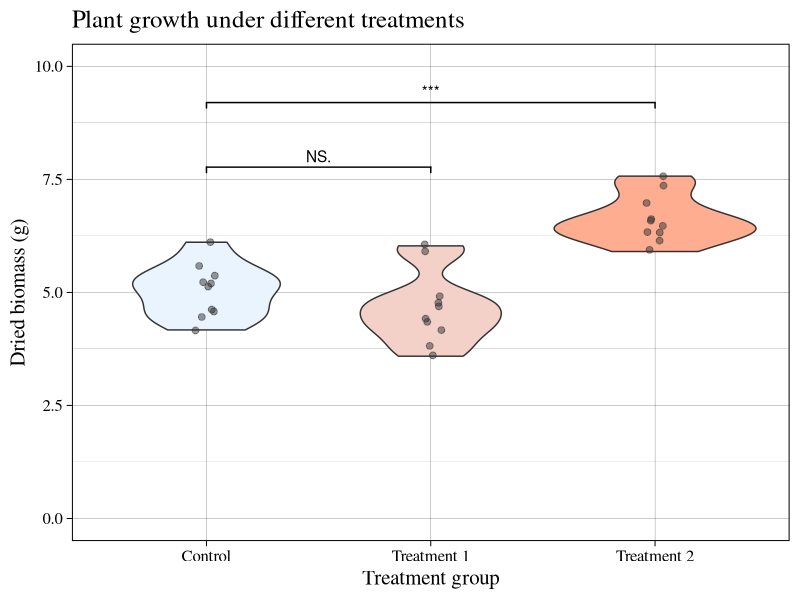

R code for this plot:
## ---- chunk 1
## packages

library(ggplot2)
library(ggthemes)
library(patchwork)
library(dplyr)
library(ggsignif)

## ---- chunk 2
d <- PlantGrowth

d$weight[d$group=="trt2"] <- d$weight[d$group=="trt2"]*1.2

colors <- c("#E9F4FF", "#f4d1c8", "#FFAD90")
ggplot(data=d) + aes(x=group, y=weight, fill=group) +
  geom_violin() +
  geom_point(position=position_jitter(width=0.05, height=0.05), color="grey20", size=2, alpha=0.5) +
  scale_fill_manual(labels= c("Control", "Treatment 1", "Treatment 2"), values=colors) +
  ylim(c(0,10)) +
  labs(x="Treatment group", y="Dried biomass (g)", title="Plant growth under different treatments") +
  scale_x_discrete(labels=c("Control", "Treatment 1", "Treatment 2")) +
  theme_linedraw(base_size=15, base_family="Times") +
  theme(legend.position="none") +
  geom_signif(comparisons = list(c("ctrl", "trt2")), 
              map_signif_level=TRUE,
              y_position = 9) +
   geom_signif(comparisons = list(c("ctrl", "trt1")), 
              map_signif_level=TRUE)


